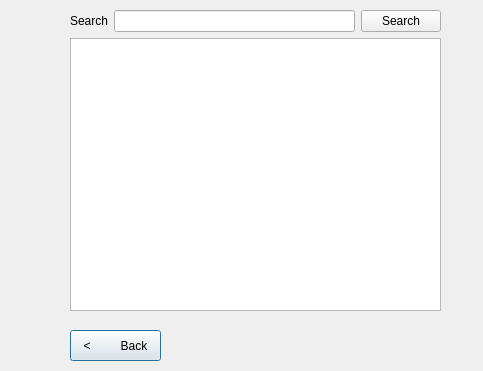
<?xml version="1.0" encoding="UTF-8"?>
<ui version="4.0">
 <class>UsersTableWindow</class>
 <widget class="QDialog" name="UsersTableWindow">
  <property name="geometry">
   <rect>
    <x>0</x>
    <y>0</y>
    <width>483</width>
    <height>371</height>
   </rect>
  </property>
  <property name="windowTitle">
   <string>Dialog</string>
  </property>
  <widget class="QPushButton" name="backButton">
   <property name="geometry">
    <rect>
     <x>70</x>
     <y>330</y>
     <width>91</width>
     <height>31</height>
    </rect>
   </property>
   <property name="text">
    <string>&lt;         Back</string>
   </property>
  </widget>
  <widget class="QWidget" name="layoutWidget">
   <property name="geometry">
    <rect>
     <x>70</x>
     <y>10</y>
     <width>371</width>
     <height>301</height>
    </rect>
   </property>
   <layout class="QVBoxLayout" name="verticalLayout">
    <item>
     <layout class="QHBoxLayout" name="horizontalLayout">
      <item>
       <widget class="QLabel" name="label">
        <property name="text">
         <string>Search</string>
        </property>
       </widget>
      </item>
      <item>
       <widget class="QLineEdit" name="txt_search"/>
      </item>
      <item>
       <widget class="QPushButton" name="searchButton">
        <property name="text">
         <string>Search</string>
        </property>
       </widget>
      </item>
     </layout>
    </item>
    <item>
     <widget class="QTableWidget" name="tW_users"/>
    </item>
   </layout>
  </widget>
 </widget>
 <resources/>
 <connections/>
</ui>
